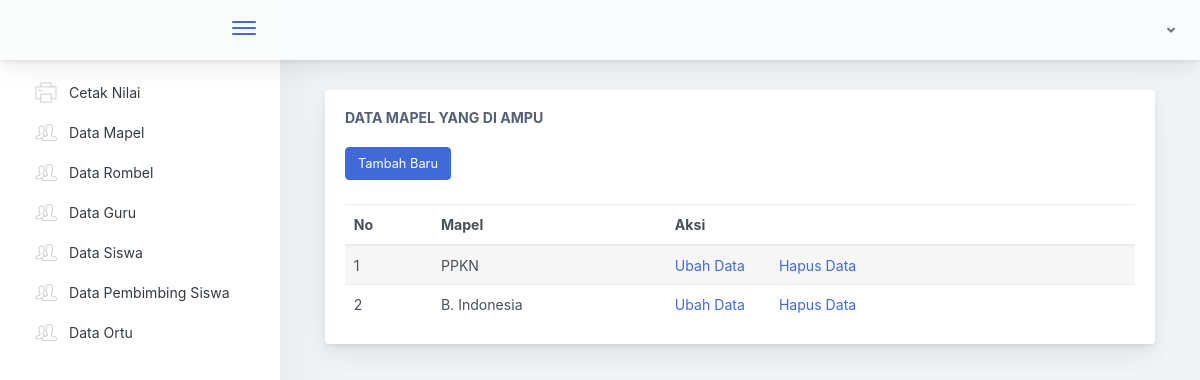
Page /Tu/gurumapel/12123242 on the committed database.
### tables this page shows
CREATE TABLE `tb_guru_mapel` (
  `id_guru_mapel` int NOT NULL,
  `nip` int NOT NULL,
  `id_mapel` int NOT NULL
);

CREATE TABLE `tb_mapel` (
  `id_mapel` int NOT NULL,
  `mapel` varchar(50) NOT NULL,
  `id_jenpel` int NOT NULL
);

### application/controllers/Tu.php (called while the page is built, shortened)
<?php
class Tu extends CI_Controller {
  public function __construct()
  {
    $this->load->model('M_Nilai');
    $this->load->model('SaveModel');
    $this->load->model('TuModel');
    $this->load->library('form_validation');
  }
  public function gurumapel($nip)
  {
    $data['nipguru'] = $this->db->query("SELECT * FROM tb_guru WHERE nip = $nip")->row();
    $data['dtgurumapel'] = $this->db->query("SELECT * FROM tb_mapel,tb_guru_mapel WHERE tb_guru_mapel.nip = $nip AND tb_guru_mapel.id_mapel = tb_mapel.id_mapel")->result();
    $this->load->view('tu/gurumapel', $data);
  }
}

### index.php (called while the page is built, shortened)
<?php
require_once BASEPATH.'core/CodeIgniter.php';

### application/views/tu/gurumapel.php (the view, shortened to what this page needs)
<!doctype html>
<html lang="en">
<head>
</head>
<body>
        <div class="app-main">
                <div class="app-main__outer">
                    <div class="app-main__inner">
                        <div class="col-lg-12">
                                <div class="main-card mb-3 card">
                                    <div class="card-body"><h5 class="card-title">Data Mapel yang Di Ampu</h5>
                                    <a href="<?= base_url('Tu/addgurumapel') ?>/<?php echo $nipguru->nip?>" class="btn btn-primary mt-2 mb-4">Tambah Baru</a>
                                        <table class="mb-0 table table-striped">
                                            <thead>
                                            <tr>
                                                <th>No</th>
                                                <th>Mapel</th>
                                                <th>Aksi</th>
                                            </tr>
                                            </thead>
                                            <tbody>
                                                <?php
                                                $no = 1;
                                                foreach ($dtgurumapel as $key) {
                                                    ?>
                                            <tr>
                                                <td><?php echo $no++ ?></td>
                                                <td><?php echo $key->mapel ?></td>
                                                <td>
                                                    <a href="<?php echo base_url('Tu/editgurumapel')?>/<?php echo $key->id_mapel?>" style="margin-right: 30px;">Ubah Data</a>
                                                    <a href="<?php echo base_url('Tu/hapusgurumapel')?>/<?php echo $key->id_mapel?>">Hapus Data</a>
                                                </td>
                                            </tr>
                                                <?php
                                            }
                                                ?>
                                            </tbody>
                                        </table>
                                    </div>
                                </div>
                            </div>
                        </div>
        </div>
    </div>
</body>
</html>

### rows in the picture
tb_guru_mapel: id_mapel.mapel "PPKN"
tb_guru_mapel: id_mapel.mapel "B. Indonesia"
